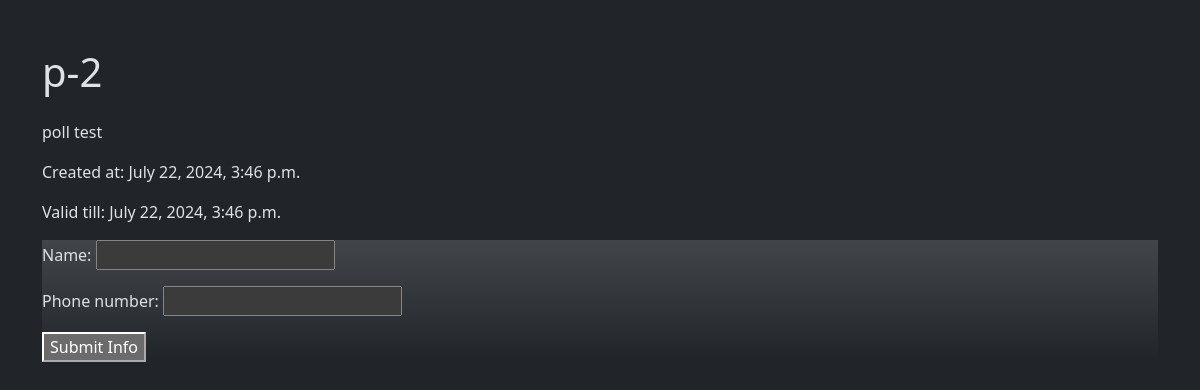
/poll/2/, run on the app's committed database.
### home/models.py (models this page shows, shortened)
class Poll(models.Model):
    title = models.CharField(max_length=200)
    description = models.TextField()
    created_at = models.DateTimeField(auto_now_add=True)
    valid_till = models.DateTimeField()

### home/views.py (the view)
# urls.py: path('poll/<int:poll_id>/', views.poll_detail, name='poll_detail'),
def poll_detail(request, poll_id):
    poll = get_object_or_404(Poll, pk=poll_id)
    mcqs = MCQ.objects.filter(poll=poll)
    descriptions = Descriptive.objects.filter(poll=poll)
    if request.method == 'POST':
        if 'name' in request.POST and 'phone_number' in request.POST:
            user_form = UserInfoForm(request.POST)
            if user_form.is_valid():
                user_info = user_form.save()
                request.session['user_info_id'] = user_info.id
                return redirect('poll_detail', poll_id=poll.id)
        else:
            user_info_id = request.session.get('user_info_id')
            if not user_info_id:
                return redirect('poll_detail', poll_id=poll.id)
            user_info = UserInfo.objects.get(pk=user_info_id)
            total_score = 0
            total_mcqs = mcqs.count() + descriptions.count()
            for mcq in mcqs:
                choice = request.POST.get(f'choice_{mcq.id}')
                if choice:
                    selected_option = getattr(mcq, f'option{choice.upper()}')
                    if selected_option == mcq.correct_answer:
                        total_score += 1
            for desc in descriptions:
                user_answer = request.POST.get(f'answer_{desc.id}')
                if user_answer:
                    is_correct = user_answer.strip().lower() == desc.answer.strip().lower()
                    if is_correct:
                        total_score += 1
            percentage_score = (total_score / total_mcqs * 100) if total_mcqs else 0
            Response.objects.create(
                user_info=user_info,
                poll=poll,
                score=percentage_score,
                submit_time=timezone.now()
            )
            return redirect('poll_results', poll_id=poll.id)
    else:
        user_info_id = request.session.get('user_info_id')
        user_form = UserInfoForm() if not user_info_id else None
        return render(request, 'polls/poll_detail.html', {
            'poll': poll,
            'mcqs': mcqs,
            'descriptions': descriptions,
            'user_form': user_form,
        })

### home/forms.py
class UserInfoForm(forms.ModelForm):
    class Meta:
        model = UserInfo
        fields = ['name', 'phone_number']

### home/templates/polls/poll_detail.html (shortened to what this page needs)
{% extends "layout.html" %}
{% block content %}
<div class="container mt-5">
    <h1 class="mb-4">{{ poll.title }}</h1>
    <p>{{ poll.description }}</p>
    <p>Created at: {{ poll.created_at }}</p>
    <p>Valid till: {{ poll.valid_till }}</p>
{% if user_form %}
    <div class="form bg-dark bg-gradient">
    <form method="post" >
        {{ user_form.as_p }}
        <button type="submit">Submit Info</button>
    </form>
    </div>
{% endif %}
</div>
{% endblock %}

### data on the page
Poll: title "p-2", description "poll test", created_at "July 22, 2024, 3:46 p.m.", valid_till "July 22, 2024, 3:46 p.m."
